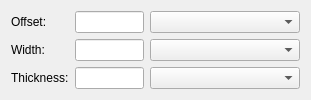
<?xml version="1.0" encoding="UTF-8"?>
<ui version="4.0">
 <class>LineUi</class>
 <widget class="QWidget" name="LineUi">
  <property name="geometry">
   <rect>
    <x>0</x>
    <y>0</y>
    <width>311</width>
    <height>90</height>
   </rect>
  </property>
  <property name="windowTitle">
   <string/>
  </property>
  <property name="sizeGripEnabled" stdset="0">
   <bool>true</bool>
  </property>
  <layout class="QGridLayout" name="gridLayout">
   <item row="0" column="0">
    <widget class="QLabel" name="OffsetValueL">
     <property name="text">
      <string>Offset:</string>
     </property>
    </widget>
   </item>
   <item row="0" column="1" colspan="2">
    <widget class="QLineEdit" name="OffsetLE">
     <property name="enabled">
      <bool>true</bool>
     </property>
     <property name="toolTip">
      <string>Value of the vertical line offset.</string>
     </property>
    </widget>
   </item>
   <item row="0" column="3">
    <widget class="LengthCombo" name="OffsetUnitCO">
     <property name="sizePolicy">
      <sizepolicy hsizetype="Preferred" vsizetype="Fixed">
       <horstretch>0</horstretch>
       <verstretch>0</verstretch>
      </sizepolicy>
     </property>
     <property name="minimumSize">
      <size>
       <width>150</width>
       <height>20</height>
      </size>
     </property>
    </widget>
   </item>
   <item row="1" column="0">
    <widget class="QLabel" name="WidthValueL">
     <property name="text">
      <string>Width:</string>
     </property>
     <property name="buddy">
      <cstring>WidthLE</cstring>
     </property>
    </widget>
   </item>
   <item row="1" column="1" colspan="2">
    <widget class="QLineEdit" name="WidthLE">
     <property name="enabled">
      <bool>true</bool>
     </property>
     <property name="toolTip">
      <string>Value of the line width.</string>
     </property>
    </widget>
   </item>
   <item row="1" column="3">
    <widget class="LengthCombo" name="WidthUnitCO">
     <property name="sizePolicy">
      <sizepolicy hsizetype="Preferred" vsizetype="Fixed">
       <horstretch>0</horstretch>
       <verstretch>0</verstretch>
      </sizepolicy>
     </property>
     <property name="minimumSize">
      <size>
       <width>150</width>
       <height>20</height>
      </size>
     </property>
    </widget>
   </item>
   <item row="2" column="0">
    <widget class="QLabel" name="HeightValueL">
     <property name="text">
      <string>Thickness:</string>
     </property>
    </widget>
   </item>
   <item row="2" column="1" colspan="2">
    <widget class="QLineEdit" name="HeightLE">
     <property name="enabled">
      <bool>true</bool>
     </property>
     <property name="toolTip">
      <string>&lt;!DOCTYPE HTML PUBLIC &quot;-//W3C//DTD HTML 4.0//EN&quot; &quot;http://www.w3.org/TR/REC-html40/strict.dtd&quot;&gt;
&lt;html&gt;&lt;head&gt;&lt;meta name=&quot;qrichtext&quot; content=&quot;1&quot; /&gt;&lt;style type=&quot;text/css&quot;&gt;
p, li { white-space: pre-wrap; }
&lt;/style&gt;&lt;/head&gt;&lt;body style=&quot; font-family:'MS Shell Dlg 2'; font-size:8.25pt; font-weight:400; font-style:normal;&quot;&gt;
&lt;p style=&quot; margin-top:0px; margin-bottom:0px; margin-left:0px; margin-right:0px; -qt-block-indent:0; text-indent:0px;&quot;&gt;&lt;span style=&quot; font-size:8pt;&quot;&gt;Value of the line thickness.&lt;/span&gt;&lt;/p&gt;&lt;/body&gt;&lt;/html&gt;</string>
     </property>
    </widget>
   </item>
   <item row="2" column="3">
    <widget class="LengthCombo" name="HeightUnitCO">
     <property name="sizePolicy">
      <sizepolicy hsizetype="Preferred" vsizetype="Fixed">
       <horstretch>0</horstretch>
       <verstretch>0</verstretch>
      </sizepolicy>
     </property>
     <property name="minimumSize">
      <size>
       <width>150</width>
       <height>20</height>
      </size>
     </property>
    </widget>
   </item>
  </layout>
 </widget>
 <customwidgets>
  <customwidget>
   <class>LengthCombo</class>
   <extends>QComboBox</extends>
   <header>LengthCombo.h</header>
  </customwidget>
 </customwidgets>
 <tabstops>
  <tabstop>WidthLE</tabstop>
 </tabstops>
 <includes>
  <include location="local">qt_i18n.h</include>
 </includes>
 <resources/>
 <connections/>
</ui>
